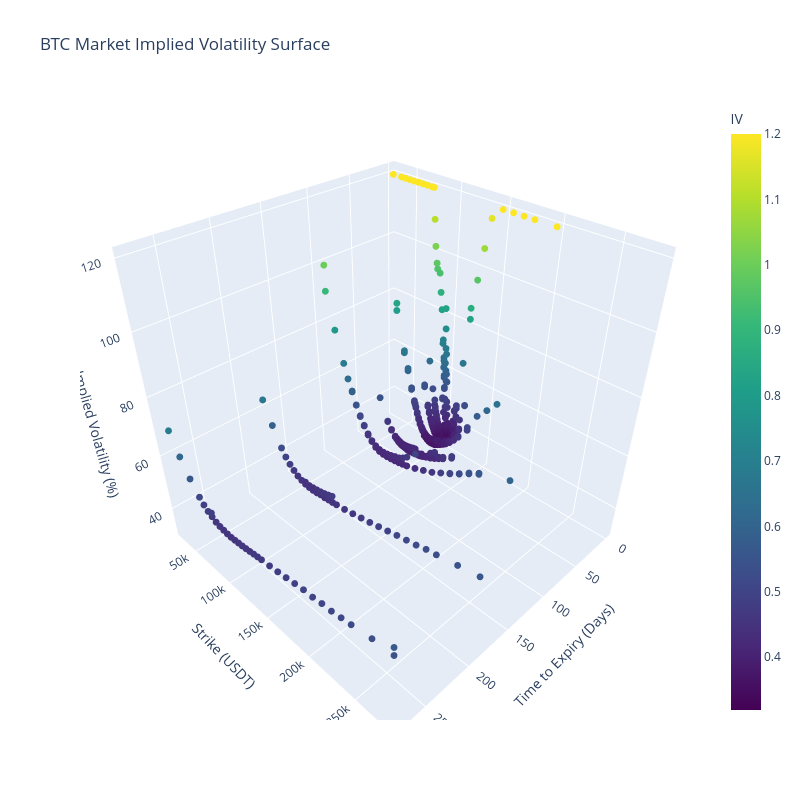

Source (notebook cell):
### Code cell
df, S0 = get_data()

### Figure 1 — Plotly figure (JSON) as saved in the notebook; plotly's stock layout.template omitted (floating-point values rounded to 4 significant figures; data arrays with more than 128 entries replaced by an {"elided": "..."} marker saying what was removed)
{"data": [{"marker": {"color": {"elided": "608 float values"}, "colorbar": {"title": {"text": "IV"}}, "colorscale": [[0, "#440154"], [0.1111, "#482878"], [0.2222, "#3e4989"], [0.3333, "#31688e"], [0.4444, "#26828e"], [0.5556, "#1f9e89"], [0.6667, "#35b779"], [0.7778, "#6ece58"], [0.8889, "#b5de2b"], [1, "#fde725"]], "opacity": 1, "size": 4}, "mode": "markers", "name": "Observed Points", "type": "scatter3d", "x": {"elided": "608 float values"}, "y": {"elided": "608 int values"}, "z": {"elided": "608 float values"}}], "layout": {"height": 800, "scene": {"xaxis": {"title": {"text": "Time to Expiry (Days)"}}, "yaxis": {"title": {"text": "Strike (USDT)"}}, "zaxis": {"title": {"text": "Implied Volatility (%)"}}}, "title": {"text": "BTC Market Implied Volatility Surface"}, "width": 800}}
